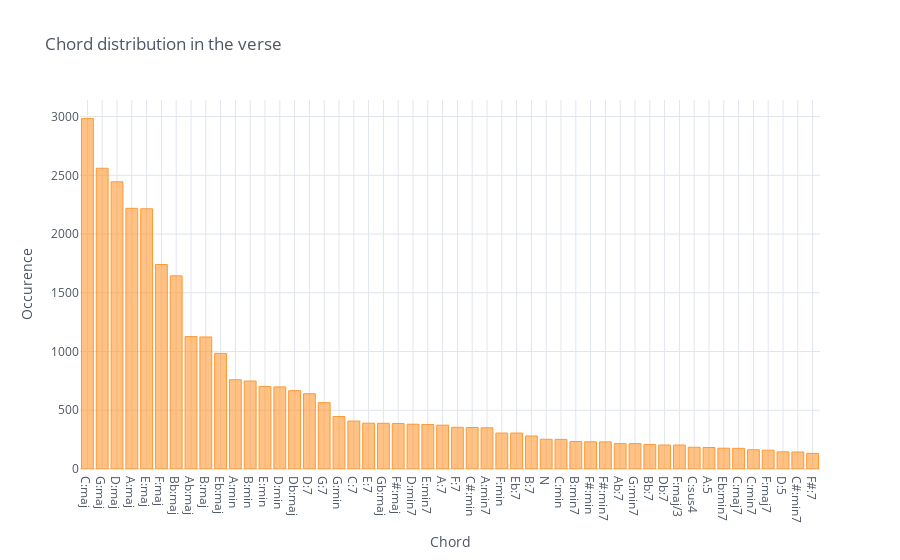

Notebook code for this chart:
### Code cell
chord_distribution('verse')

### Figure 1 — Plotly figure (JSON) as saved in the notebook; plotly's stock layout.template omitted (floating-point values rounded to 4 significant figures)
{"data": [{"marker": {"color": "rgba(255, 153, 51, 0.6)", "line": {"color": "rgba(255, 153, 51, 1.0)", "width": 1}}, "name": "chord", "orientation": "v", "text": "", "type": "bar", "x": ["C:maj", "G:maj", "D:maj", "A:maj", "E:maj", "F:maj", "Bb:maj", "Ab:maj", "B:maj", "Eb:maj", "A:min", "B:min", "E:min", "D:min", "Db:maj", "D:7", "G:7", "G:min", "C:7", "E:7", "Gb:maj", "F#:maj", "D:min7", "E:min7", "A:7", "F:7", "C#:min", "A:min7", "F:min", "Eb:7", "B:7", "N", "C:min", "B:min7", "F#:min", "F#:min7", "Ab:7", "G:min7", "Bb:7", "Db:7", "F:maj/3", "C:sus4", "A:5", "Eb:min7", "C:maj7", "C:min7", "F:maj7", "D:5", "C#:min7", "F#:7"], "y": [2984, 2560, 2445, 2219, 2215, 1741, 1644, 1127, 1124, 984, 760, 749, 702, 699, 667, 641, 565, 447, 408, 390, 389, 387, 381, 379, 373, 355, 353, 351, 306, 306, 281, 253, 252, 234, 232, 231, 216, 216, 209, 204, 204, 185, 183, 177, 176, 164, 160, 146, 145, 133]}], "layout": {"legend": {"bgcolor": "#FFFFFF", "font": {"color": "#4D5663"}}, "paper_bgcolor": "#FFFFFF", "plot_bgcolor": "#FFFFFF", "title": {"font": {"color": "#4D5663"}, "text": "Chord distribution in the verse"}, "xaxis": {"gridcolor": "#E1E5ED", "showgrid": true, "tickfont": {"color": "#4D5663"}, "title": {"font": {"color": "#4D5663"}, "text": "Chord"}, "zerolinecolor": "#E1E5ED"}, "yaxis": {"gridcolor": "#E1E5ED", "showgrid": true, "tickfont": {"color": "#4D5663"}, "title": {"font": {"color": "#4D5663"}, "text": "Occurence"}, "zerolinecolor": "#E1E5ED"}}}
